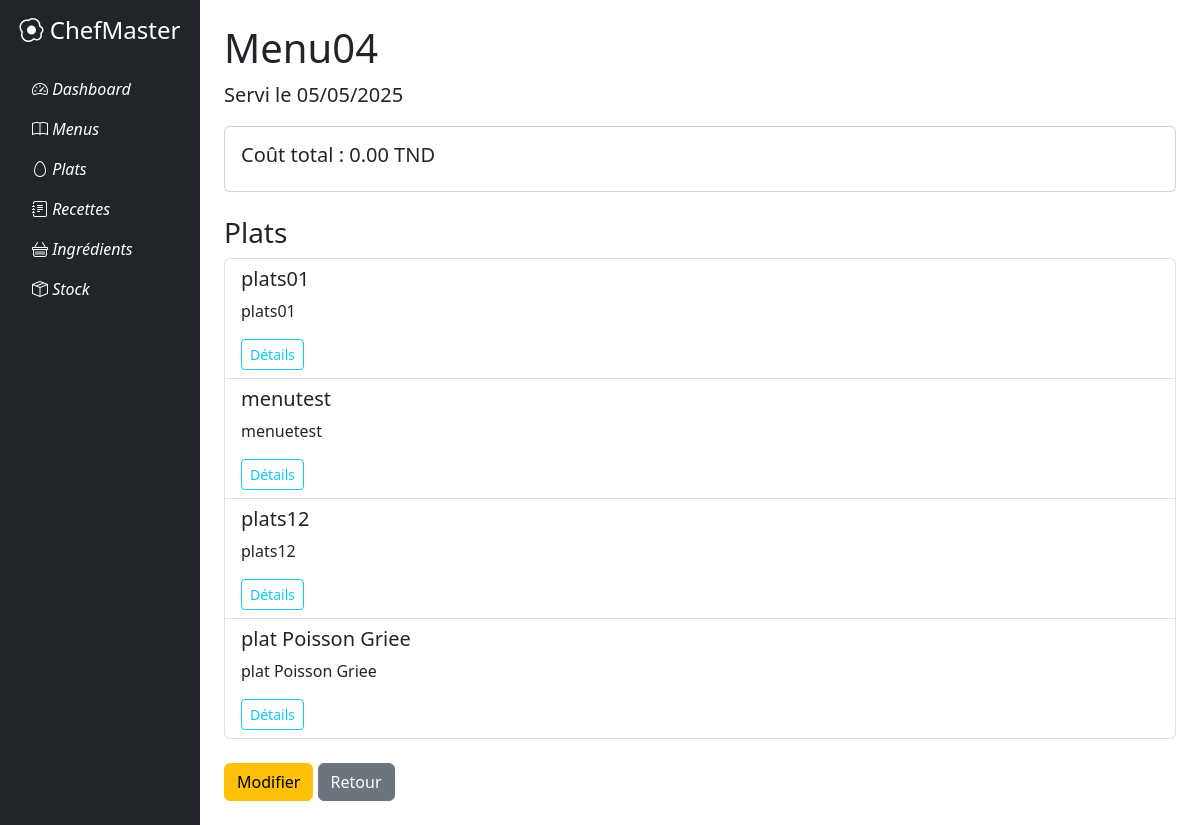
Screenshot of /menus/5/ with the database file from the repository.
### menus/models.py (models this page shows, shortened)
class Menu(models.Model):
    user = models.ForeignKey( User, on_delete=models.SET_NULL, null=True, blank=True, verbose_name="Créé par")
    nom = models.CharField(max_length=200, verbose_name="Nom du menu")
    date_service = models.DateField(verbose_name="Date de service")
    plats = models.ManyToManyField(Plat, through='MenuPlat', verbose_name="Plats composants")
    @property
    def calculer_cout_total(self):
        total = 0.0
        for plat in self.plats.all():
            if plat.recette:  # Vérifie si le plat a une recette
                for comp in plat.recette.compositionrecette_set.all():
                    if comp.ingredient:  # Vérifie si la composition a un ingrédient
                        total += float(comp.quantite) * float(comp.ingredient.prix_unitaire)
        return total

### plats/models.py (models this page shows, shortened)
class Plat(models.Model):
    TYPE_PLAT_CHOICES = [
        ('petit_dejeuner', 'Petit déjeuner'),
        ('dejeuner', 'Déjeuner'),
        ('diner', 'Dîner'),
    ]
    nom = models.CharField(max_length=200)
    description = models.TextField()
    type_plat = models.CharField(max_length=20, choices=TYPE_PLAT_CHOICES)
    nombre_portions = models.PositiveIntegerField()
    date_preparation = models.DateField(auto_now_add=True)
    recette = models.ForeignKey(Recette, on_delete=models.CASCADE,
        null=True,  # Permet temporairement les valeurs NULL
        blank=True)  # Permet les champs vides dans les formulaires)

### menus/views.py (the view)
# urls.py: path('<int:pk>/', views.MenuDetailView.as_view(), name='menu-detail'),
class MenuDetailView(DetailView):
    model = Menu
    template_name = 'menu/menu_detail.html'

### menus/templates/menu/menu_detail.html
{% extends 'base.html' %}
{% block content %}
<h1>{{ menu.nom }}</h1>
<p class="lead">Servi le {{ menu.date_service|date:"d/m/Y" }}</p>
<div class="card mb-4">
    <div class="card-body">
        <h5 class="card-title">Coût total : {{ menu.calculer_cout_total|floatformat:2 }} TND</h5>
    </div>
</div>
<h3>Plats</h3>
<ul class="list-group mb-4">
    {% for plat in menu.plats.all %}
    <li class="list-group-item">
        <h5>{{ plat.nom }}</h5>
        <p>{{ plat.description|truncatewords:20 }}</p>
        <a href="{% url 'plat-detail' plat.pk %}" class="btn btn-sm btn-outline-info">Détails</a>
    </li>
    {% endfor %}
</ul>
<a href="{% url 'menu-update' menu.pk %}" class="btn btn-warning">Modifier</a>
<a href="{% url 'menu-list' %}" class="btn btn-secondary">Retour</a>
{% endblock %}

### rows the page displays
Menu: nom "Menu04", date_service "05/05/2025", calculer_cout_total "0.00"
Plat: nom "plats01", description "plats01"
Plat: nom "menutest", description "menuetest"
Plat: nom "plats12", description "plats12"
Plat: nom "plat Poisson Griee", description "plat Poisson Griee"
